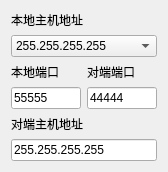
<?xml version="1.0" encoding="UTF-8"?>
<ui version="4.0">
 <class>UdpSAKIODeviceControler</class>
 <widget class="QWidget" name="UdpSAKIODeviceControler">
  <property name="geometry">
   <rect>
    <x>0</x>
    <y>0</y>
    <width>168</width>
    <height>144</height>
   </rect>
  </property>
  <property name="minimumSize">
   <size>
    <width>0</width>
    <height>0</height>
   </size>
  </property>
  <property name="windowTitle">
   <string>Form</string>
  </property>
  <layout class="QGridLayout" name="gridLayout">
   <item row="3" column="1">
    <widget class="QLineEdit" name="lineEditPeerPort">
     <property name="sizePolicy">
      <sizepolicy hsizetype="Preferred" vsizetype="Fixed">
       <horstretch>0</horstretch>
       <verstretch>0</verstretch>
      </sizepolicy>
     </property>
     <property name="text">
      <string>44444</string>
     </property>
    </widget>
   </item>
   <item row="3" column="0">
    <widget class="QLineEdit" name="lineEditPort">
     <property name="sizePolicy">
      <sizepolicy hsizetype="Preferred" vsizetype="Fixed">
       <horstretch>0</horstretch>
       <verstretch>0</verstretch>
      </sizepolicy>
     </property>
     <property name="text">
      <string>55555</string>
     </property>
    </widget>
   </item>
   <item row="2" column="0">
    <widget class="QLabel" name="label_2">
     <property name="text">
      <string>本地端口</string>
     </property>
    </widget>
   </item>
   <item row="2" column="1">
    <widget class="QLabel" name="label_4">
     <property name="text">
      <string>对端端口</string>
     </property>
    </widget>
   </item>
   <item row="1" column="0" colspan="2">
    <widget class="QComboBox" name="comboBoxHostAddress">
     <item>
      <property name="text">
       <string>255.255.255.255</string>
      </property>
     </item>
    </widget>
   </item>
   <item row="0" column="0" colspan="2">
    <widget class="QLabel" name="label">
     <property name="text">
      <string>本地主机地址</string>
     </property>
    </widget>
   </item>
   <item row="4" column="0" colspan="2">
    <widget class="QLabel" name="label_3">
     <property name="text">
      <string>对端主机地址</string>
     </property>
    </widget>
   </item>
   <item row="5" column="0" colspan="2">
    <widget class="QLineEdit" name="lineEditPeerHostAddress">
     <property name="sizePolicy">
      <sizepolicy hsizetype="Preferred" vsizetype="Fixed">
       <horstretch>0</horstretch>
       <verstretch>0</verstretch>
      </sizepolicy>
     </property>
     <property name="text">
      <string>255.255.255.255</string>
     </property>
    </widget>
   </item>
  </layout>
 </widget>
 <resources/>
 <connections/>
</ui>
